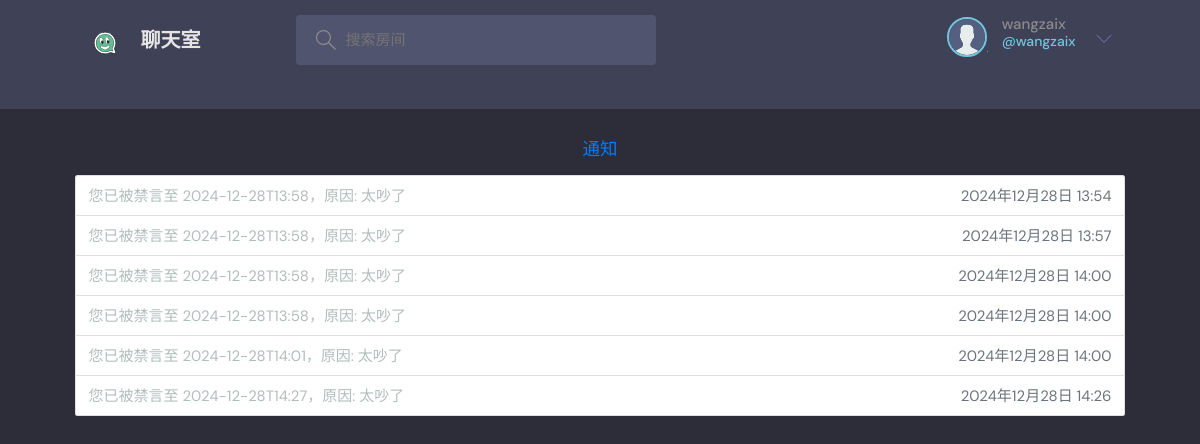
/notifications/ (signed in), run on an earlier commit of the app's database.
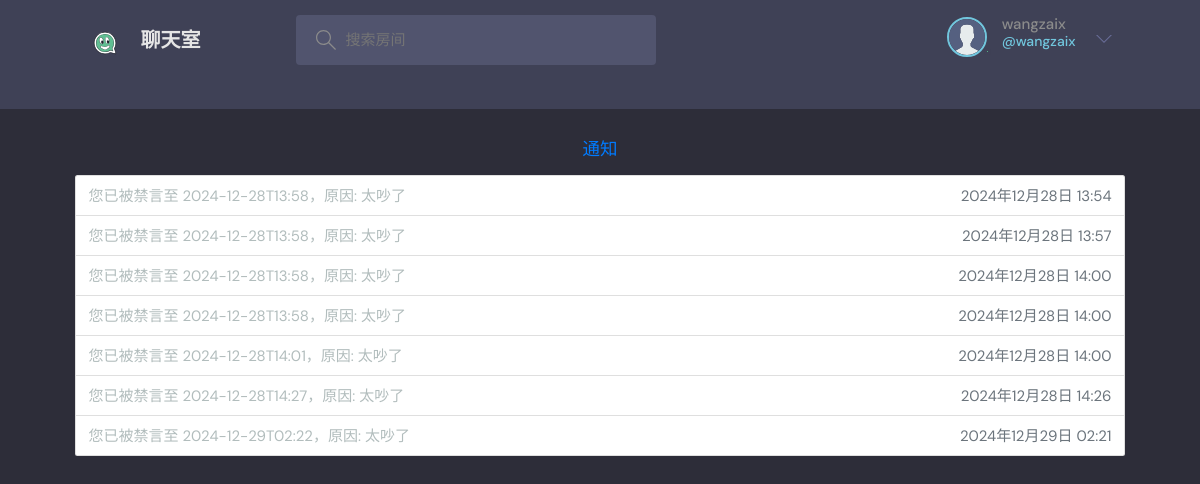
And on a later commit of the database.
### base/models.py (models this page shows, shortened)
class Notification(models.Model):
    user = models.ForeignKey(User, on_delete=models.CASCADE, verbose_name='用户')
    message = models.CharField(max_length=255, verbose_name='通知内容')
    timestamp = models.DateTimeField(auto_now_add=True, verbose_name='时间戳')
    is_read = models.BooleanField(default=False, verbose_name='是否已读')
    class Meta:
        verbose_name = '通知'
        verbose_name_plural = '通知列表'

### base/views.py (the view)
# urls.py: path('notifications/', views.notifications_view, name='notifications'),
@login_required  # 确保用户已登录
def notifications_view(request):
    notifications = request.user.notification_set.all()
    return render(request, 'base/notifications.html', {'notifications': notifications})

### base/templates/base/notifications.html
{% extends 'main.html' %}
{% block content %}
<main class="layout layout--3 container mt-5">
    <h3 class="notification-title text-center text-primary mb-4">通知</h3>
    <ul class="notification-list list-group">
        {% for notification in notifications %}
            <li class="notification-item list-group-item d-flex justify-content-between align-items-center">
                <div>
                    {{ notification.message }}
                </div>
                <span class="notification-timestamp text-muted">{{ notification.timestamp }}</span>
            </li>
        {% empty %}
            <li class="empty-notification list-group-item text-center">没有通知</li>
        {% endfor %}
    </ul>
</main>
{% endblock %}

What changed in the data, as far as the page shows it:
added Notification: message "您已被禁言至 2024-12-29T02:22，原因: 太吵了", timestamp "2024年12月29日 02:21"
